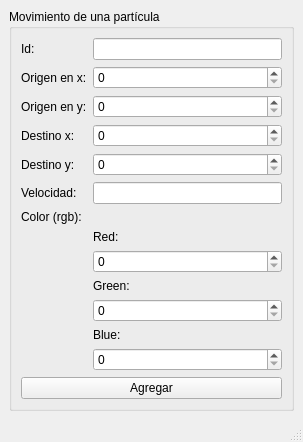
<?xml version="1.0" encoding="UTF-8"?>
<ui version="4.0">
 <class>MainWindow</class>
 <widget class="QMainWindow" name="MainWindow">
  <property name="geometry">
   <rect>
    <x>0</x>
    <y>0</y>
    <width>303</width>
    <height>425</height>
   </rect>
  </property>
  <property name="windowTitle">
   <string>MainWindow</string>
  </property>
  <widget class="QWidget" name="centralwidget">
   <layout class="QGridLayout" name="gridLayout_2">
    <item row="0" column="0">
     <widget class="QGroupBox" name="groupBox">
      <property name="title">
       <string>Movimiento de una partícula</string>
      </property>
      <layout class="QGridLayout" name="gridLayout">
       <item row="13" column="0" colspan="2">
        <widget class="QPushButton" name="pushButton">
         <property name="text">
          <string>Agregar</string>
         </property>
        </widget>
       </item>
       <item row="3" column="1">
        <widget class="QSpinBox" name="spinBox_3"/>
       </item>
       <item row="8" column="1">
        <widget class="QSpinBox" name="spinBox_5"/>
       </item>
       <item row="2" column="0">
        <widget class="QLabel" name="label_3">
         <property name="text">
          <string>Origen en y:</string>
         </property>
        </widget>
       </item>
       <item row="1" column="1">
        <widget class="QSpinBox" name="spinBox"/>
       </item>
       <item row="1" column="0">
        <widget class="QLabel" name="label_2">
         <property name="text">
          <string>Origen en x:</string>
         </property>
        </widget>
       </item>
       <item row="3" column="0">
        <widget class="QLabel" name="label_4">
         <property name="text">
          <string>Destino x:</string>
         </property>
        </widget>
       </item>
       <item row="0" column="1">
        <widget class="QLineEdit" name="lineEdit"/>
       </item>
       <item row="5" column="0">
        <widget class="QLabel" name="label_6">
         <property name="text">
          <string>Velocidad:</string>
         </property>
        </widget>
       </item>
       <item row="6" column="0">
        <widget class="QLabel" name="label_7">
         <property name="text">
          <string>Color (rgb):</string>
         </property>
        </widget>
       </item>
       <item row="10" column="1">
        <widget class="QSpinBox" name="spinBox_6"/>
       </item>
       <item row="4" column="0">
        <widget class="QLabel" name="label_5">
         <property name="text">
          <string>Destino y:</string>
         </property>
        </widget>
       </item>
       <item row="7" column="1">
        <widget class="QLabel" name="label_8">
         <property name="text">
          <string>Red:</string>
         </property>
        </widget>
       </item>
       <item row="0" column="0">
        <widget class="QLabel" name="label">
         <property name="text">
          <string>Id:</string>
         </property>
        </widget>
       </item>
       <item row="9" column="1">
        <widget class="QLabel" name="label_9">
         <property name="text">
          <string>Green:</string>
         </property>
        </widget>
       </item>
       <item row="4" column="1">
        <widget class="QSpinBox" name="spinBox_4"/>
       </item>
       <item row="2" column="1">
        <widget class="QSpinBox" name="spinBox_2"/>
       </item>
       <item row="5" column="1">
        <widget class="QLineEdit" name="lineEdit_2"/>
       </item>
       <item row="12" column="1">
        <widget class="QSpinBox" name="spinBox_7"/>
       </item>
       <item row="11" column="1">
        <widget class="QLabel" name="label_10">
         <property name="text">
          <string>Blue:</string>
         </property>
        </widget>
       </item>
      </layout>
     </widget>
    </item>
   </layout>
  </widget>
  <widget class="QMenuBar" name="menubar">
   <property name="geometry">
    <rect>
     <x>0</x>
     <y>0</y>
     <width>303</width>
     <height>21</height>
    </rect>
   </property>
  </widget>
  <widget class="QStatusBar" name="statusbar"/>
 </widget>
 <resources/>
 <connections/>
</ui>
